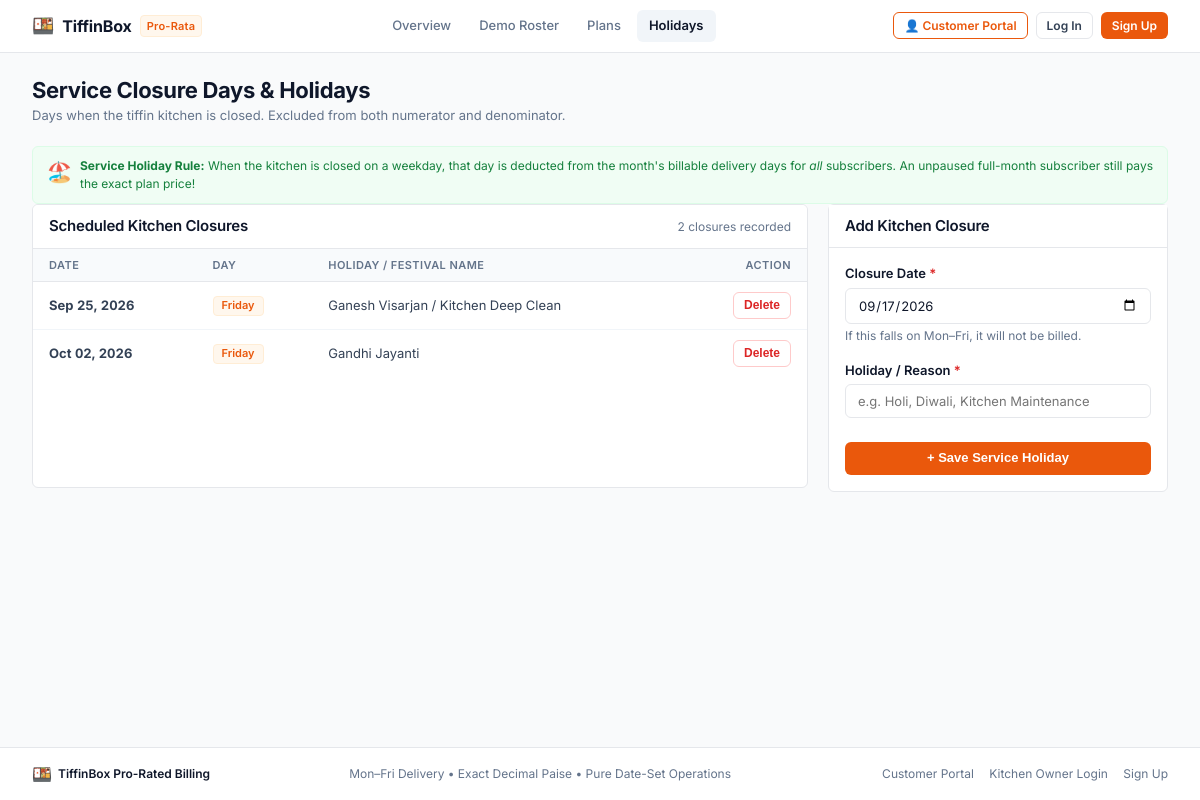
The page /holidays on the database its author committed.
### tables this page shows
CREATE TABLE holidays (        -- service closed: excluded from BOTH numerator and denominator
  day TEXT PRIMARY KEY,
  label TEXT
);

### app.py (the view, shortened to what this page needs)
    @app.route("/holidays", methods=["GET", "POST"])
    def holidays_view():
        today_iso = date.today().isoformat()
        holidays = get_holidays()
        return render_template("holidays.html", holidays=holidays, today_iso=today_iso)

### tiffin/db.py (called while the page is built)
def get_db_path(custom_path: Optional[str] = None) -> str:
    if custom_path:
        return custom_path
    if has_app_context() and current_app and "DATABASE" in current_app.config:
        return current_app.config["DATABASE"]
    return os.path.join(os.getcwd(), DEFAULT_DB_FILENAME)

def get_db(custom_path: Optional[str] = None) -> sqlite3.Connection:
    db_path = get_db_path(custom_path)
    if has_app_context():
        if "_database" not in g:
            conn = sqlite3.connect(db_path)
            conn.row_factory = sqlite3.Row
            conn.execute("PRAGMA foreign_keys = ON;")
            g._database = conn
        return g._database
    conn = sqlite3.connect(db_path)
    conn.row_factory = sqlite3.Row
    conn.execute("PRAGMA foreign_keys = ON;")
    return conn

### tiffin/repository.py (called while the page is built)
def get_holidays() -> list[Holiday]:
    conn = get_db()
    rows = conn.execute("SELECT day, label FROM holidays ORDER BY day ASC").fetchall()
    return [Holiday(day=date.fromisoformat(r["day"]), label=r["label"]) for r in rows]

### templates/holidays.html (shortened to what this page needs)
{% extends "base.html" %}
{% block content %}
<div class="page-header">
  <div class="page-title-group">
    <h1>Service Closure Days & Holidays</h1>
    <p class="page-subtitle">Days when the tiffin kitchen is closed. Excluded from both numerator and denominator.</p>
  </div>
</div>
<div class="guarantee-banner">
  <span style="font-size: 1.25rem;">🏖️</span>
  <div>
    <strong>Service Holiday Rule:</strong> When the kitchen is closed on a weekday, that day is deducted from the month's billable delivery days for <em>all</em> subscribers. An unpaused full-month subscriber still pays the exact plan price!
  </div>
</div>
<div class="detail-grid">
  <div class="table-container">
    <div class="table-header-bar">
      <h2 class="table-title">Scheduled Kitchen Closures</h2>
      <span class="table-formula">
        {{ holidays | length }} {{ 'closure' if (holidays | length) == 1 else 'closures' }} recorded
      </span>
    </div>
    {% if holidays %}
      <div class="table-responsive">
        <table class="data-table">
          <thead>
            <tr>
              <th>Date</th>
              <th>Day</th>
              <th>Holiday / Festival Name</th>
              <th style="text-align: right;">Action</th>
            </tr>
          </thead>
          <tbody>
            {% for h in holidays %}
              <tr>
                <td><strong>{{ h.day.strftime('%b %d, %Y') }}</strong></td>
                <td>
                  <span class="badge badge-live">{{ h.day.strftime('%A') }}</span>
                </td>
                <td>{{ h.label }}</td>
                <td style="text-align: right;">
                  <form action="{{ url_for('delete_holiday_route', day_iso=h.day.isoformat()) }}" method="POST" style="display: inline;">
                    <button type="submit" class="btn btn-outline-danger btn-sm" onclick="return confirm('Remove this closure?');">
                      Delete
                    </button>
                  </form>
                </td>
              </tr>
            {% endfor %}
          </tbody>
        </table>
      </div>
    {% else %}
      <div class="card-body" style="text-align: center; color: var(--neutral-muted); padding: 3rem;">
        No service holidays recorded. Food is delivered on every Monday through Friday.
      </div>
    {% endif %}
  </div>
  <div>
    <div class="card">
      <div class="card-header">
        <h3 class="card-title">Add Kitchen Closure</h3>
      </div>
      <div class="card-body">
        <form action="{{ url_for('holidays_view') }}" method="POST">
          <div class="form-group">
            <label class="form-label" for="day">Closure Date <span class="required">*</span></label>
            <input type="date" id="day" name="day" value="{{ today_iso }}" class="form-control" required>
            <span class="form-text">If this falls on Mon–Fri, it will not be billed.</span>
          </div>
          <div class="form-group">
            <label class="form-label" for="label">Holiday / Reason <span class="required">*</span></label>
            <input type="text" id="label" name="label" placeholder="e.g. Holi, Diwali, Kitchen Maintenance" class="form-control" required>
          </div>
          <button type="submit" class="btn btn-primary" style="width: 100%; margin-top: 0.5rem;">
            + Save Service Holiday
          </button>
        </form>
      </div>
    </div>
  </div>
</div>
{% endblock %}

### rows shown on the page
holidays: day "Sep 25, 2026", day "Friday", label "Ganesh Visarjan / Kitchen Deep Clean"
holidays: day "Oct 02, 2026", day "Friday", label "Gandhi Jayanti"

### other values the page prints
{{ holidays | length }} "2"
{{ 'closure' if (holidays | length) == 1 else 'closures' }} "closures"
